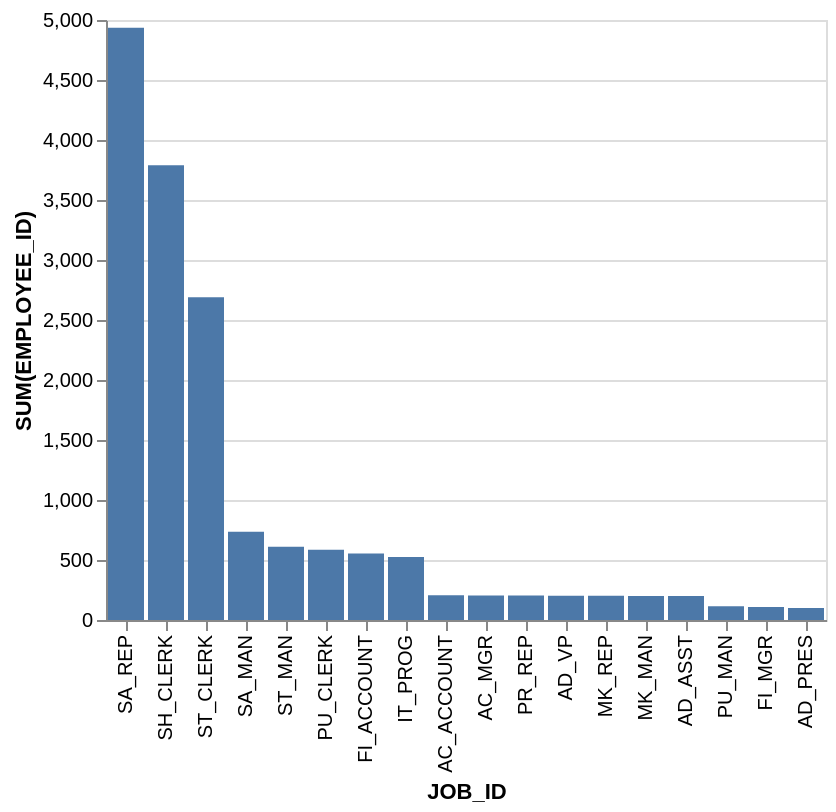

Specify this chart in Vega-Lite:
### Vega-Lite specification from a JSON file in a GitHub repository (floating-point values rounded to 4 significant figures)
{"data": {"values": [{"x_data": "SA_REP", "y_data": 4935}, {"x_data": "SH_CLERK", "y_data": 3790}, {"x_data": "ST_CLERK", "y_data": 2690}, {"x_data": "SA_MAN", "y_data": 735}, {"x_data": "ST_MAN", "y_data": 610}, {"x_data": "PU_CLERK", "y_data": 585}, {"x_data": "FI_ACCOUNT", "y_data": 555}, {"x_data": "IT_PROG", "y_data": 525}, {"x_data": "AC_ACCOUNT", "y_data": 206}, {"x_data": "AC_MGR", "y_data": 205}, {"x_data": "PR_REP", "y_data": 204}, {"x_data": "AD_VP", "y_data": 203}, {"x_data": "MK_REP", "y_data": 202}, {"x_data": "MK_MAN", "y_data": 201}, {"x_data": "AD_ASST", "y_data": 200}, {"x_data": "PU_MAN", "y_data": 114}, {"x_data": "FI_MGR", "y_data": 108}, {"x_data": "AD_PRES", "y_data": 100}]}, "mark": "bar", "encoding": {"x": {"field": "x_data", "type": "nominal", "title": "JOB_ID", "sort": {"op": "sum", "field": "y_data", "order": "descending"}}, "y": {"field": "y_data", "type": "quantitative", "title": "SUM(EMPLOYEE_ID)"}}}
